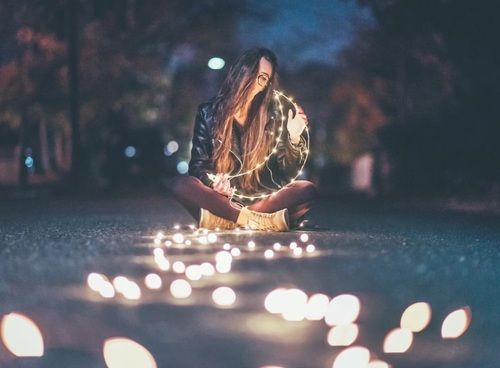
#> input picture Research/img1.jpg, 500 x 368 px
$ python 2D_Convolution_ImageFiltering.py
#> lines starting #> are read from the running program, lines starting #| are printed output that depends on the picture
import numpy as np
import cv2 as cv
import matplotlib.pyplot as plt

img1 = './img1.jpg'
read_img = cv.imread(img1)
#> read_img is the input picture: shape (368, 500, 3); mean B, G, R 99.3, 91.1, 88.4

kernel = np.ones((5, 5), np.float32) / 25
dst = cv.filter2D(read_img, -1, kernel)
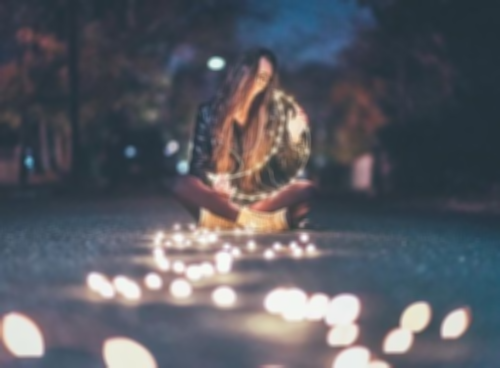
#> dst: shape (368, 500, 3); mean B, G, R 99.3, 91.1, 88.4
plt.subplot(121), plt.imshow(read_img), plt.title('Original')
plt.xticks([]), plt.yticks([])
plt.subplot(122), plt.imshow(dst), plt.title('Averaging')
plt.xticks([]), plt.yticks([])
plt.show()
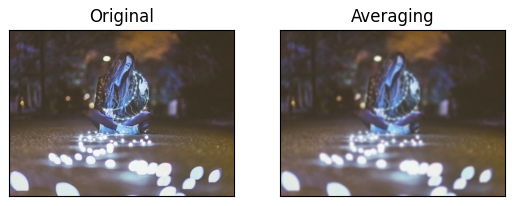
#> figure drawn by matplotlib, 2 panels; B, G, R data is drawn as R, G, B
